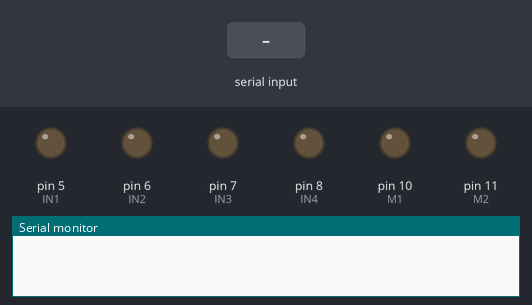
Recording of a sketch running on a simulated Arduino Uno, built with avr-gcc and run on an emulated ATmega328P. On the bench: output pins drawn as LEDs (lit = HIGH), the last lines printed to the serial monitor. The test bench sets the inputs (shaded band).

Above: at 1.2 s.
1.3 s: "F" received over Serial
At 1.7 s:
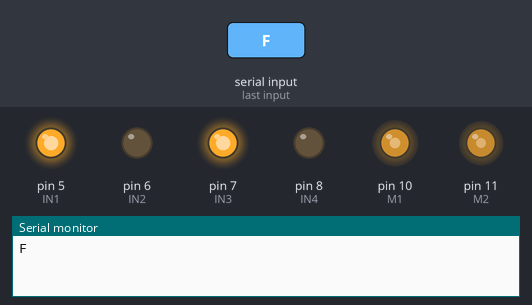
2.8 s: "B" received over Serial
At 4.0 s:
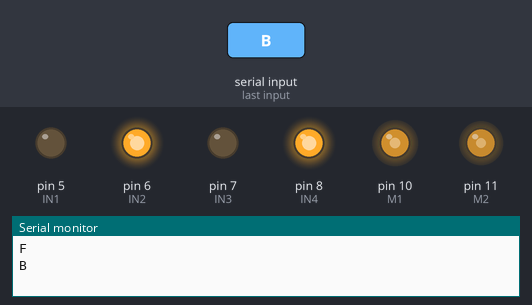
4.3 s: "S" received over Serial
At 5.1 s:
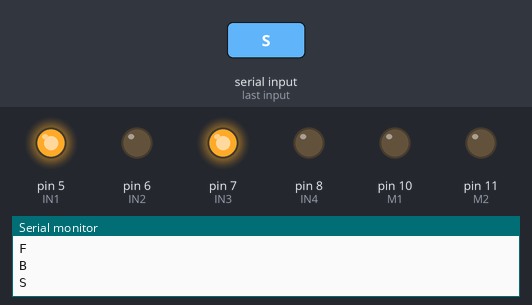
5.8 s: "R" received over Serial
At 6.3 s:
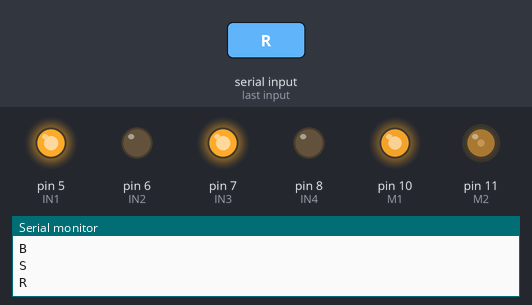
Timing chart, 0 to 8.3 s (numbered marks = the images above; inputs shaded):
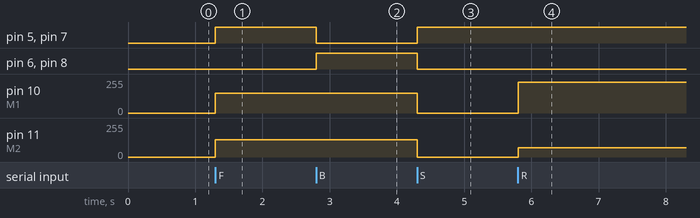

Measured:
- after the input at 1.3 s, pin 5 (IN1), pin 7 (IN3): LOW → HIGH at once; pin 10 (M1): 0/255 → 150/255 at once; pin 11 (M2): 0/255 → 130/255 at once
- after the input at 2.8 s, pin 5 (IN1), pin 7 (IN3): HIGH → LOW at once; pin 6 (IN2), pin 8 (IN4): LOW → HIGH at once
- after the input at 4.3 s, pin 5 (IN1), pin 7 (IN3): LOW → HIGH at once; pin 6 (IN2), pin 8 (IN4): HIGH → LOW at once; pin 10 (M1): 150/255 → 0/255 at once; pin 11 (M2): 130/255 → 0/255 at once
- after the input at 5.8 s, pin 10 (M1): 0/255 → 230/255 at once; pin 11 (M2): 0/255 → 70/255 at once

The sketch:

Arduino_Code_for_Bot.ino
```cpp
int IN1=5,IN2=6,IN3=7,IN4=8;
int pwM1,pwM2;
int M1=10,M2=11;
int pwM_base_L=150;
int pwM_base_R=130;

void setup() {
  // put your setup code here, to run once:

pinMode (IN1,OUTPUT);
pinMode (IN2,OUTPUT);
pinMode (IN3,OUTPUT);
pinMode (IN4,OUTPUT);
pinMode (M1,OUTPUT);
pinMode (M2,OUTPUT);
Serial.begin(9600);
}

void loop() {

  // put your main code here, to run repeatedly:
if(Serial.available())
{
  char k=Serial.read();
Serial.println(k);
switch(k)
{
case 'F':
digitalWrite(IN1,HIGH);
digitalWrite(IN2,LOW);
digitalWrite(IN3,HIGH);
digitalWrite(IN4,LOW);
pwM1=pwM_base_L;
pwM2=pwM_base_R;
analogWrite(M1,pwM1);
analogWrite(M2,pwM2);

break;

case'B':
digitalWrite(IN1,LOW);
digitalWrite(IN2,HIGH);
digitalWrite(IN3,LOW);
digitalWrite(IN4,HIGH);
pwM1=pwM_base_L;
pwM2=pwM_base_R;
analogWrite(M1,pwM1);
analogWrite(M2,pwM2);

break;

case'S':
digitalWrite(IN1,HIGH);
digitalWrite(IN2,LOW);
digitalWrite(IN3,HIGH);
digitalWrite(IN4,LOW);
pwM1=0;
pwM2=0;
analogWrite(M1,pwM1);
analogWrite(M2,pwM2);

break;

case 'L':
digitalWrite(IN1,HIGH);
digitalWrite(IN2,LOW);
digitalWrite(IN3,HIGH);
digitalWrite(IN4,LOW);

analogWrite(M1,pwM1);
analogWrite(M2,pwM2);
pwM1=pwM_base_L-60;
pwM2=pwM_base_R+80;
break;

case 'R':
digitalWrite(IN1,HIGH);
digitalWrite(IN2,LOW);
digitalWrite(IN3,HIGH);
digitalWrite(IN4,LOW);
pwM1=pwM_base_L+80;
pwM2=pwM_base_R-60;
analogWrite(M1,pwM1);
analogWrite(M2,pwM2);

break;
}


}
}
```
